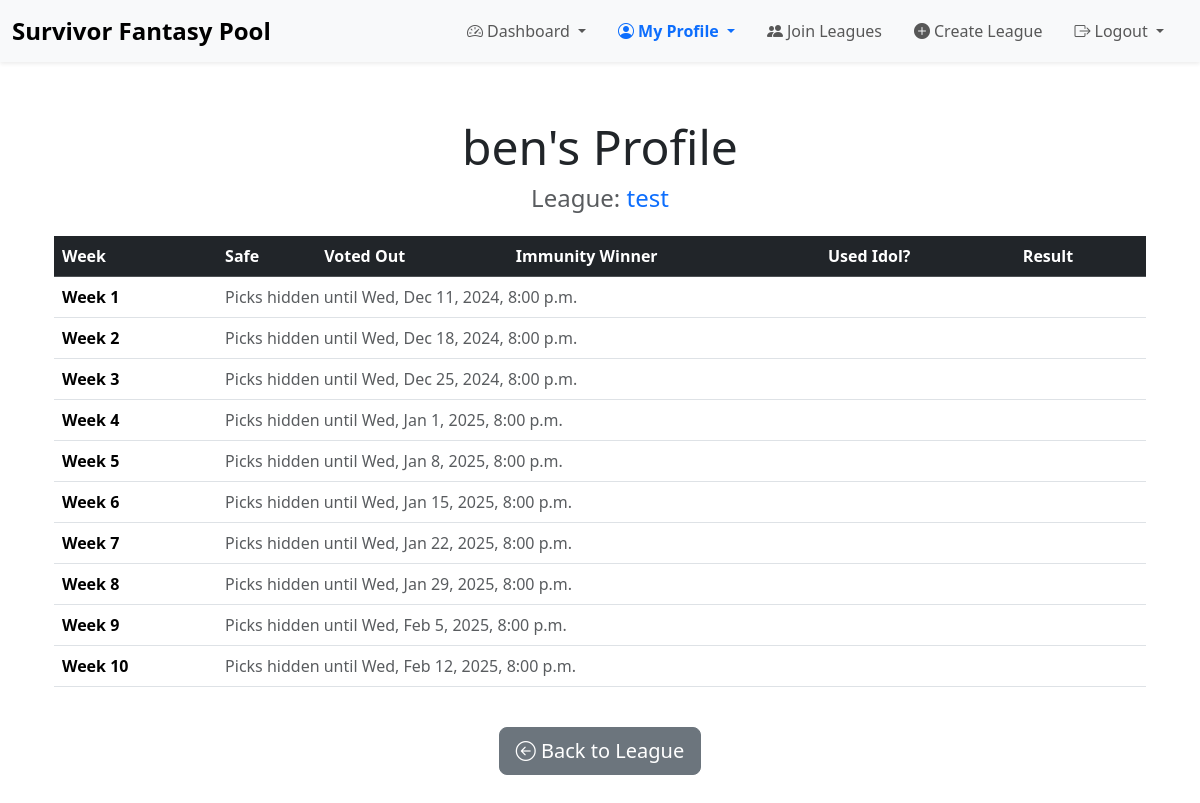
Screenshot of /league/1/user/1/ (signed in) with the database file from the repository.
### poolapp/models.py (models this page shows, shortened)
class League(models.Model):
    name = models.CharField(max_length=100, unique=True)
    members = models.ManyToManyField(User, related_name='leagues', blank=True)
    creator = models.ForeignKey(User, on_delete=models.CASCADE, related_name='created_leagues')

class Week(models.Model):
    league = models.ForeignKey(League, on_delete=models.CASCADE, related_name='weeks')
    number = models.PositiveIntegerField()
    start_date = models.DateField(blank=True, null=True)
    lock_time = models.DateTimeField(blank=True, null=True)
    class Meta:
        ordering = ['-number']

### poolapp/views.py (the view)
# urls.py: path('league/<int:league_id>/user/<int:user_id>/', views.user_profile, name='user_profile'),
@login_required
def user_profile(request, league_id, user_id):
    league = get_object_or_404(League, id=league_id)
    user = get_object_or_404(User, id=user_id)
    weeks = Week.objects.filter(league=league).order_by('number')
    picks = Pick.objects.filter(user_profile__user=user, week__league=league).order_by('week__number')
    if user not in league.members.all():
        messages.error(request, "User is not a member of this league.")
        logger.warning(f"Attempt to access profile of user {user.username} who is not in league {league.id}.")
        return redirect('poolapp:league_detail', league_id=league.id)
    profile = get_object_or_404(UserProfile, user=user, league=league)
    current_time = timezone.now()
    user_stats = []
    for week in weeks:
        pick = picks.filter(week=week).first()
        result = None
        try:
            result = WeekResult.objects.get(week=week)
        except WeekResult.DoesNotExist:
            result = None  # No result for this week
        if pick:
            if result and result.voted_out_contestant:
                is_correct = pick.safe_pick != result.voted_out_contestant
                result_status = 'Safe' if is_correct else 'Fucked'
            else:
                result_status = 'Pending'
            user_stats.append({
                'week': week.number,
                'safe_pick': pick.safe_pick.name if pick.safe_pick else None,
                'voted_out_pick': pick.voted_out_pick.name if pick.voted_out_pick else None,
                'imty_challenge_winner_pick': pick.imty_challenge_winner_pick.name if pick.imty_challenge_winner_pick else None,
                'used_idol': pick.used_immunity_idol,
                'result': result_status,
                'lock_time': week.lock_time,
            })
        else:
            user_stats.append({
                'week': week.number,
                'safe_pick': None,
                'voted_out_pick': None,
                'imty_challenge_winner_pick': None,
                'used_idol': None,
                'result': 'No Pick',
                'lock_time': week.lock_time,
            })
    context = {
        'league': league,
        'user': user,
        'user_stats': user_stats,
        'current_time': current_time,
    }
    return render(request, 'user_profile.html', context)

### poolapp/context_processor.py (called while the page is built)
def user_leagues(request):
    if request.user.is_authenticated:
        leagues = request.user.leagues.all()  # Adjust based on your User-League relationship
    else:
        leagues = []
    return {
        'user_leagues': leagues
    }

### poolapp/templates/user_profile.html (shortened to what this page needs)
{% extends 'base.html' %}
{% block content %}
<div class="container my-5">
    <div class="text-center mb-4">
        <h2 class="display-5">{{ user.username }}'s Profile</h2>
        <h4 class="text-muted">League: <span class="text-primary">{{ league.name }}</span></h4>
    </div>
    <div class="table-responsive">
        <table class="table table-hover align-middle">
            <thead class="table-dark">
                <tr>
                    <th scope="col">Week</th>
                    <th scope="col">Safe</th>
                    <th scope="col">Voted Out</th>
                    <th scope="col">Immunity Winner</th>
                    <th scope="col">Used Idol?</th>
                    <th scope="col">Result</th>
                </tr>
            </thead>
            <tbody>
                {% for stat in user_stats %}
                    <tr>
                        <td><strong>Week {{ stat.week }}</strong></td>
                        {% if request.user == user or stat.current_time >= stat.lock_time %}
                            <td>{{ stat.safe_pick|default:"-" }}</td>
                            <td>{{ stat.voted_out_pick|default:"-" }}</td>
                            <td>{{ stat.imty_challenge_winner_pick|default:"-" }}</td>
                            <td class="{% if stat.used_idol %}text-success{% else %}text-danger{% endif %}">
                                {{ stat.used_idol|yesno:"Yes,No" }}
                            </td>
                            <td>{{ stat.result|default:"-" }}</td>
                        {% else %}
                            <td colspan="5" class="text-muted">
                                Picks hidden until {{ stat.lock_time|date:"D, M j, Y, g:i a" }}
                            </td>
                        {% endif %}
                    </tr>
                {% empty %}
                    <tr>
                        <td colspan="6" class="text-center text-muted">No data available for this user.</td>
                    </tr>
                {% endfor %}
            </tbody>
        </table>
    </div>
    <div class="text-center mt-4">
        <a href="{% url 'poolapp:league_detail' league_id=league.id %}" class="btn btn-secondary btn-lg">
            <i class="bi bi-arrow-left-circle"></i> Back to League
        </a>
    </div>
</div>
{% endblock %}

### static/poolapp/css/styles.css (style rules this page uses)
.table { table-layout: auto; }
.table th, .table td { white-space: normal; text-overflow: unset; overflow: visible; word-wrap: break-word; word-break: break-word; }
.table-responsive { width: 100%; overflow-x: auto; -webkit-overflow-scrolling: touch; }
.table th, .table td { white-space: nowrap; text-overflow: ellipsis; overflow: hidden; }

### poolapp/templates/base.html (style rules this page uses)
body { padding-top: 70px; }

### rows the page displays
League: name "test"
Week: lock_time "Wed, Dec 11, 2024, 8:00 p.m."
Week: lock_time "Wed, Dec 18, 2024, 8:00 p.m."
Week: lock_time "Wed, Dec 25, 2024, 8:00 p.m."
Week: lock_time "Wed, Jan 1, 2025, 8:00 p.m."
Week: lock_time "Wed, Jan 8, 2025, 8:00 p.m."
Week: lock_time "Wed, Jan 15, 2025, 8:00 p.m."
Week: lock_time "Wed, Jan 22, 2025, 8:00 p.m."
Week: lock_time "Wed, Jan 29, 2025, 8:00 p.m."
Week: lock_time "Wed, Feb 5, 2025, 8:00 p.m."
Week: lock_time "Wed, Feb 12, 2025, 8:00 p.m."

### other values shown
{{ user.username }} "ben"
{{ stat.week }} "1" "2" "3" "4" "5" "6" "7" "8" "9" "10"
